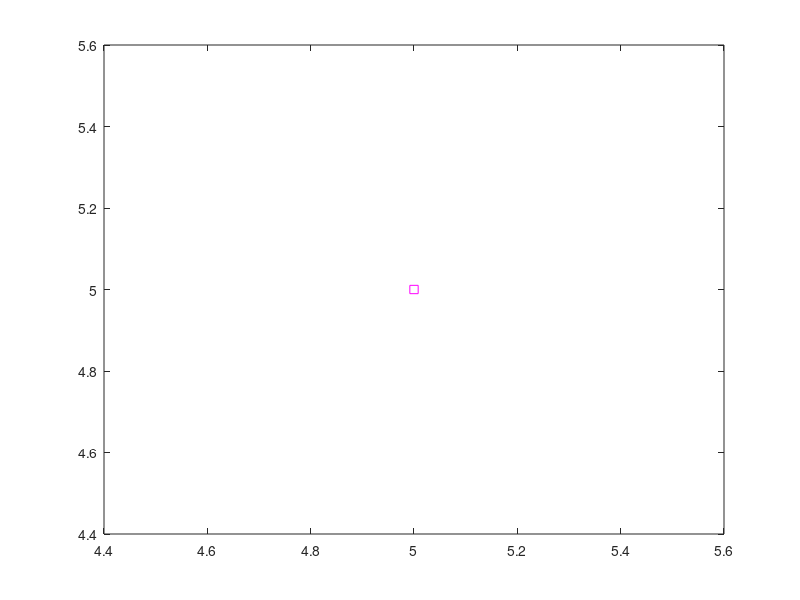

Recreate this plot in MATLAB.
clear
x = input('x: ');
y = input ('y: ');
m = input ('m: ');
xp = input ('xp: ');
n = length(x);
% Creacion de A
for i = [1:m+1]
  for j = [1:m+1]
    if and (i==1, j==1)
      A(i,j) = n;
     else 
      A(i,j) = sum(x.^(i+j-2));
    end 
  end 
  B(i,1) = sum(y.*x.^(i-1));
end

a = inv(A)*B;
f = 0;
yp = 0;

for i = [1:m+1]
  yp = yp + a(i,1) * xp^(i-1);
  f = f + a(i,1)*x.^(i-1);
end

vy = sum ((y-mean(y)).^2);
vf = sum ((f-mean(y)).^2);
r2 = vf/vy;

printf('coeficiente yp: %3.f \nr2: %.4f\n', yp, r2);
plot(x,y,'ms',x,f);


%Coeficiente
